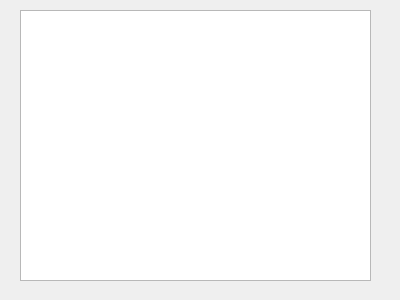
<?xml version="1.0" encoding="UTF-8"?>
<ui version="4.0">
 <class>Integrity</class>
 <widget class="QDialog" name="Integrity">
  <property name="geometry">
   <rect>
    <x>0</x>
    <y>0</y>
    <width>400</width>
    <height>300</height>
   </rect>
  </property>
  <property name="windowTitle">
   <string>Dialog</string>
  </property>
  <widget class="QTableWidget" name="tableWidget">
   <property name="geometry">
    <rect>
     <x>20</x>
     <y>10</y>
     <width>351</width>
     <height>271</height>
    </rect>
   </property>
  </widget>
 </widget>
 <resources/>
 <connections/>
</ui>
